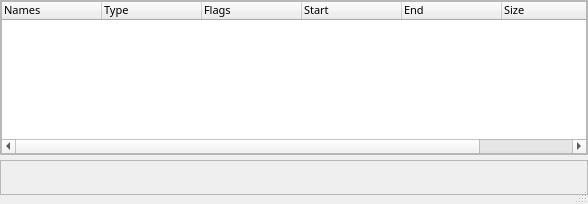
<?xml version="1.0" encoding="UTF-8"?>
<ui version="4.0">
 <class>SegSelectDialog</class>
 <widget class="QDialog" name="SegSelectDialog">
  <property name="windowModality">
   <enum>Qt::WindowModal</enum>
  </property>
  <property name="geometry">
   <rect>
    <x>0</x>
    <y>0</y>
    <width>588</width>
    <height>204</height>
   </rect>
  </property>
  <property name="sizePolicy">
   <sizepolicy hsizetype="Preferred" vsizetype="Preferred">
    <horstretch>0</horstretch>
    <verstretch>0</verstretch>
   </sizepolicy>
  </property>
  <property name="minimumSize">
   <size>
    <width>400</width>
    <height>120</height>
   </size>
  </property>
  <property name="sizeIncrement">
   <size>
    <width>0</width>
    <height>0</height>
   </size>
  </property>
  <property name="baseSize">
   <size>
    <width>0</width>
    <height>0</height>
   </size>
  </property>
  <property name="font">
   <font>
    <family>Tahoma</family>
   </font>
  </property>
  <property name="windowTitle">
   <string notr="true"/>
  </property>
  <property name="sizeGripEnabled">
   <bool>true</bool>
  </property>
  <property name="modal">
   <bool>true</bool>
  </property>
  <layout class="QVBoxLayout" name="verticalLayout">
   <property name="spacing">
    <number>5</number>
   </property>
   <property name="sizeConstraint">
    <enum>QLayout::SetDefaultConstraint</enum>
   </property>
   <property name="leftMargin">
    <number>0</number>
   </property>
   <property name="topMargin">
    <number>0</number>
   </property>
   <property name="rightMargin">
    <number>0</number>
   </property>
   <property name="bottomMargin">
    <number>9</number>
   </property>
   <item>
    <widget class="QFrame" name="topFrame">
     <property name="sizePolicy">
      <sizepolicy hsizetype="Expanding" vsizetype="Expanding">
       <horstretch>0</horstretch>
       <verstretch>0</verstretch>
      </sizepolicy>
     </property>
     <property name="frameShape">
      <enum>QFrame::StyledPanel</enum>
     </property>
     <property name="frameShadow">
      <enum>QFrame::Raised</enum>
     </property>
     <layout class="QHBoxLayout" name="horizontalLayout_2">
      <property name="spacing">
       <number>0</number>
      </property>
      <property name="leftMargin">
       <number>0</number>
      </property>
      <property name="topMargin">
       <number>0</number>
      </property>
      <property name="rightMargin">
       <number>0</number>
      </property>
      <property name="bottomMargin">
       <number>0</number>
      </property>
      <item>
       <widget class="QTableWidget" name="segmentTable">
        <property name="enabled">
         <bool>true</bool>
        </property>
        <property name="sizePolicy">
         <sizepolicy hsizetype="Expanding" vsizetype="Expanding">
          <horstretch>0</horstretch>
          <verstretch>0</verstretch>
         </sizepolicy>
        </property>
        <property name="maximumSize">
         <size>
          <width>16777215</width>
          <height>16777215</height>
         </size>
        </property>
        <property name="font">
         <font>
          <family>Noto Sans</family>
          <pointsize>8</pointsize>
         </font>
        </property>
        <property name="toolTip">
         <string notr="true">Check the segment(s) you want to process.</string>
        </property>
        <property name="frameShape">
         <enum>QFrame::StyledPanel</enum>
        </property>
        <property name="frameShadow">
         <enum>QFrame::Plain</enum>
        </property>
        <property name="midLineWidth">
         <number>0</number>
        </property>
        <property name="editTriggers">
         <set>QAbstractItemView::NoEditTriggers</set>
        </property>
        <property name="tabKeyNavigation">
         <bool>false</bool>
        </property>
        <property name="showDropIndicator" stdset="0">
         <bool>false</bool>
        </property>
        <property name="dragDropOverwriteMode">
         <bool>false</bool>
        </property>
        <property name="selectionMode">
         <enum>QAbstractItemView::SingleSelection</enum>
        </property>
        <property name="selectionBehavior">
         <enum>QAbstractItemView::SelectRows</enum>
        </property>
        <property name="textElideMode">
         <enum>Qt::ElideRight</enum>
        </property>
        <property name="showGrid">
         <bool>false</bool>
        </property>
        <property name="wordWrap">
         <bool>false</bool>
        </property>
        <attribute name="horizontalHeaderHighlightSections">
         <bool>false</bool>
        </attribute>
        <attribute name="verticalHeaderVisible">
         <bool>false</bool>
        </attribute>
        <attribute name="verticalHeaderHighlightSections">
         <bool>false</bool>
        </attribute>
        <column>
         <property name="text">
          <string notr="true">Names</string>
         </property>
         <property name="toolTip">
          <string notr="true"/>
         </property>
         <property name="font">
          <font>
           <stylestrategy>PreferAntialias</stylestrategy>
          </font>
         </property>
         <property name="textAlignment">
          <set>AlignJustify|AlignBottom</set>
         </property>
        </column>
        <column>
         <property name="text">
          <string notr="true">Type</string>
         </property>
         <property name="toolTip">
          <string notr="true"/>
         </property>
         <property name="font">
          <font>
           <stylestrategy>PreferAntialias</stylestrategy>
          </font>
         </property>
         <property name="textAlignment">
          <set>AlignJustify|AlignBottom</set>
         </property>
        </column>
        <column>
         <property name="text">
          <string notr="true">Flags</string>
         </property>
         <property name="toolTip">
          <string notr="true"/>
         </property>
         <property name="font">
          <font>
           <stylestrategy>PreferAntialias</stylestrategy>
          </font>
         </property>
         <property name="textAlignment">
          <set>AlignJustify|AlignBottom</set>
         </property>
        </column>
        <column>
         <property name="text">
          <string notr="true">Start</string>
         </property>
         <property name="toolTip">
          <string notr="true"/>
         </property>
         <property name="font">
          <font>
           <stylestrategy>PreferAntialias</stylestrategy>
          </font>
         </property>
         <property name="textAlignment">
          <set>AlignJustify|AlignBottom</set>
         </property>
        </column>
        <column>
         <property name="text">
          <string notr="true">End</string>
         </property>
         <property name="toolTip">
          <string notr="true"/>
         </property>
         <property name="font">
          <font>
           <stylestrategy>PreferAntialias</stylestrategy>
          </font>
         </property>
         <property name="textAlignment">
          <set>AlignJustify|AlignBottom</set>
         </property>
        </column>
        <column>
         <property name="text">
          <string notr="true">Size</string>
         </property>
         <property name="toolTip">
          <string notr="true"/>
         </property>
         <property name="font">
          <font>
           <stylestrategy>PreferAntialias</stylestrategy>
          </font>
         </property>
         <property name="textAlignment">
          <set>AlignJustify|AlignBottom</set>
         </property>
        </column>
       </widget>
      </item>
     </layout>
    </widget>
   </item>
   <item>
    <widget class="QFrame" name="bottomFrame">
     <property name="sizePolicy">
      <sizepolicy hsizetype="Preferred" vsizetype="Fixed">
       <horstretch>0</horstretch>
       <verstretch>0</verstretch>
      </sizepolicy>
     </property>
     <property name="frameShape">
      <enum>QFrame::StyledPanel</enum>
     </property>
     <property name="frameShadow">
      <enum>QFrame::Raised</enum>
     </property>
     <layout class="QHBoxLayout" name="horizontalLayout">
      <property name="spacing">
       <number>0</number>
      </property>
      <property name="leftMargin">
       <number>0</number>
      </property>
      <property name="topMargin">
       <number>4</number>
      </property>
      <property name="rightMargin">
       <number>5</number>
      </property>
      <property name="bottomMargin">
       <number>3</number>
      </property>
      <item>
       <spacer name="horizontalSpacer">
        <property name="orientation">
         <enum>Qt::Horizontal</enum>
        </property>
        <property name="sizeHint" stdset="0">
         <size>
          <width>40</width>
          <height>20</height>
         </size>
        </property>
       </spacer>
      </item>
      <item>
       <widget class="QDialogButtonBox" name="buttonBox">
        <property name="sizePolicy">
         <sizepolicy hsizetype="Fixed" vsizetype="Expanding">
          <horstretch>0</horstretch>
          <verstretch>0</verstretch>
         </sizepolicy>
        </property>
        <property name="minimumSize">
         <size>
          <width>0</width>
          <height>26</height>
         </size>
        </property>
        <property name="maximumSize">
         <size>
          <width>16777215</width>
          <height>26</height>
         </size>
        </property>
        <property name="font">
         <font>
          <family>Noto Sans</family>
          <pointsize>10</pointsize>
         </font>
        </property>
        <property name="orientation">
         <enum>Qt::Horizontal</enum>
        </property>
        <property name="standardButtons">
         <set>QDialogButtonBox::NoButton</set>
        </property>
        <property name="centerButtons">
         <bool>false</bool>
        </property>
       </widget>
      </item>
     </layout>
    </widget>
   </item>
  </layout>
 </widget>
 <resources/>
 <connections>
  <connection>
   <sender>buttonBox</sender>
   <signal>accepted()</signal>
   <receiver>SegSelectDialog</receiver>
   <slot>accept()</slot>
   <hints>
    <hint type="sourcelabel">
     <x>449</x>
     <y>182</y>
    </hint>
    <hint type="destinationlabel">
     <x>391</x>
     <y>203</y>
    </hint>
   </hints>
  </connection>
  <connection>
   <sender>buttonBox</sender>
   <signal>rejected()</signal>
   <receiver>SegSelectDialog</receiver>
   <slot>reject()</slot>
   <hints>
    <hint type="sourcelabel">
     <x>546</x>
     <y>180</y>
    </hint>
    <hint type="destinationlabel">
     <x>501</x>
     <y>203</y>
    </hint>
   </hints>
  </connection>
 </connections>
 <slots>
  <slot>onDoubleClickRow()</slot>
 </slots>
</ui>
